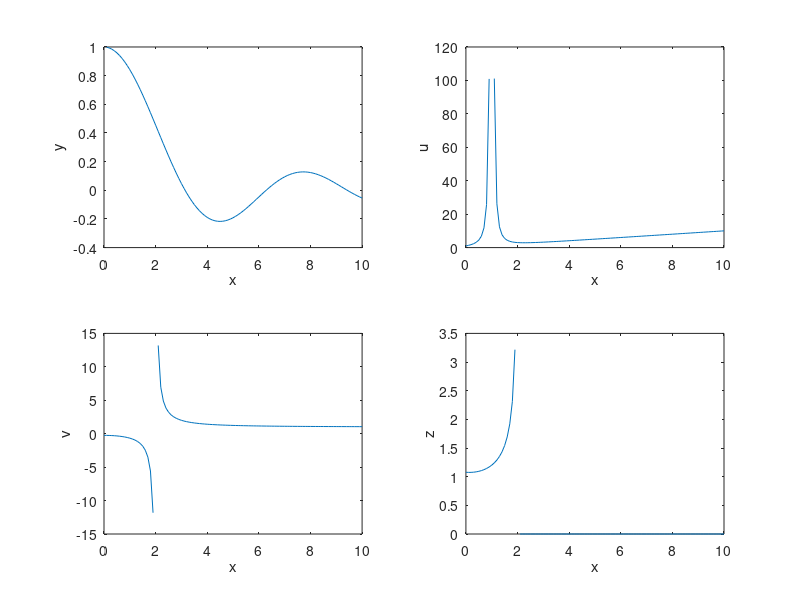

Here is the MATLAB script that generated this plot:
x = 0:0.1:10;
y = sin(x)./x;
u = (1./(x-1).^2)+x;
v = (x.^2 + 1)./(x.^2-4);
z = ((10-x).^(1/3))./(4-x.^2).^(1/2);

subplot(2, 2, 1); plot(x,y);
xlabel('x'); ylabel('y');
subplot(2, 2, 2); plot(x,u);
xlabel('x'); ylabel('u');
subplot(2, 2, 3); plot(x,v);
xlabel('x'); ylabel('v');
subplot(2, 2, 4); plot(x,z);
xlabel('x'); ylabel('z');